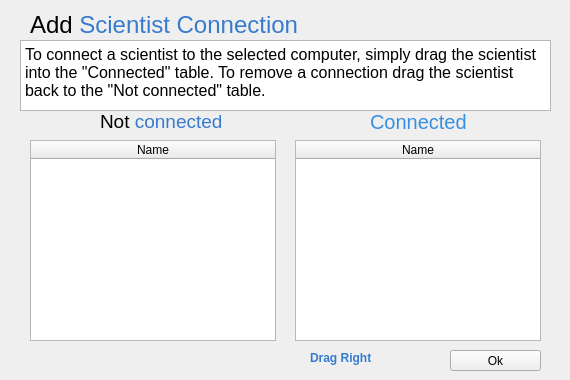
<?xml version="1.0" encoding="UTF-8"?>
<ui version="4.0">
 <class>ScientistConnectDialog</class>
 <widget class="QDialog" name="ScientistConnectDialog">
  <property name="geometry">
   <rect>
    <x>0</x>
    <y>0</y>
    <width>570</width>
    <height>380</height>
   </rect>
  </property>
  <property name="minimumSize">
   <size>
    <width>570</width>
    <height>380</height>
   </size>
  </property>
  <property name="windowTitle">
   <string>Add Scientist Connection Dialog</string>
  </property>
  <widget class="QWidget" name="gridLayoutWidget">
   <property name="geometry">
    <rect>
     <x>30</x>
     <y>140</y>
     <width>511</width>
     <height>201</height>
    </rect>
   </property>
   <layout class="QGridLayout" name="gridLayout_2">
    <item row="0" column="0">
     <widget class="DropTableWidget" name="tblUnconnectedScientists">
      <property name="acceptDrops">
       <bool>true</bool>
      </property>
      <property name="editTriggers">
       <set>QAbstractItemView::NoEditTriggers</set>
      </property>
      <property name="dragEnabled">
       <bool>true</bool>
      </property>
      <property name="dragDropMode">
       <enum>QAbstractItemView::DragDrop</enum>
      </property>
      <property name="defaultDropAction">
       <enum>Qt::IgnoreAction</enum>
      </property>
      <property name="selectionBehavior">
       <enum>QAbstractItemView::SelectRows</enum>
      </property>
      <attribute name="horizontalHeaderStretchLastSection">
       <bool>true</bool>
      </attribute>
      <column>
       <property name="text">
        <string>Name</string>
       </property>
       <property name="textAlignment">
        <set>AlignHCenter|AlignVCenter|AlignCenter</set>
       </property>
      </column>
     </widget>
    </item>
    <item row="0" column="1">
     <widget class="QLabel" name="label">
      <property name="text">
       <string/>
      </property>
     </widget>
    </item>
    <item row="0" column="2">
     <widget class="DropTableWidget" name="tblConnectedScientists">
      <property name="acceptDrops">
       <bool>true</bool>
      </property>
      <property name="editTriggers">
       <set>QAbstractItemView::NoEditTriggers</set>
      </property>
      <property name="dragEnabled">
       <bool>true</bool>
      </property>
      <property name="dragDropMode">
       <enum>QAbstractItemView::DragDrop</enum>
      </property>
      <property name="defaultDropAction">
       <enum>Qt::IgnoreAction</enum>
      </property>
      <property name="selectionBehavior">
       <enum>QAbstractItemView::SelectRows</enum>
      </property>
      <property name="columnCount">
       <number>1</number>
      </property>
      <attribute name="horizontalHeaderStretchLastSection">
       <bool>true</bool>
      </attribute>
      <column>
       <property name="text">
        <string>Name</string>
       </property>
      </column>
     </widget>
    </item>
   </layout>
  </widget>
  <widget class="QLabel" name="label_addComputerTitle">
   <property name="geometry">
    <rect>
     <x>30</x>
     <y>10</y>
     <width>376</width>
     <height>31</height>
    </rect>
   </property>
   <property name="text">
    <string>&lt;html&gt;&lt;head/&gt;&lt;body&gt;&lt;p&gt;&lt;span style=&quot; font-size:18pt;&quot;&gt;Add &lt;/span&gt;&lt;span style=&quot; font-size:18pt; color:#377bce;&quot;&gt;Scientist&lt;/span&gt;&lt;span style=&quot; font-size:18pt; color:#377bce;&quot;&gt; Connection&lt;/span&gt;&lt;/p&gt;&lt;/body&gt;&lt;/html&gt;</string>
   </property>
  </widget>
  <widget class="QTextBrowser" name="textBrowser">
   <property name="geometry">
    <rect>
     <x>20</x>
     <y>40</y>
     <width>531</width>
     <height>71</height>
    </rect>
   </property>
   <property name="html">
    <string>&lt;!DOCTYPE HTML PUBLIC &quot;-//W3C//DTD HTML 4.0//EN&quot; &quot;http://www.w3.org/TR/REC-html40/strict.dtd&quot;&gt;
&lt;html&gt;&lt;head&gt;&lt;meta name=&quot;qrichtext&quot; content=&quot;1&quot; /&gt;&lt;style type=&quot;text/css&quot;&gt;
p, li { white-space: pre-wrap; }
&lt;/style&gt;&lt;/head&gt;&lt;body style=&quot; font-family:'MS Shell Dlg 2'; font-size:8.25pt; font-weight:400; font-style:normal;&quot;&gt;
&lt;p style=&quot; margin-top:0px; margin-bottom:0px; margin-left:0px; margin-right:0px; -qt-block-indent:0; text-indent:0px;&quot;&gt;&lt;span style=&quot; font-family:'.Lucida Grande UI'; font-size:12pt;&quot;&gt;To connect a scientist to the selected computer, simply drag the scientist into the &amp;quot;Connected&amp;quot; table. To remove a connection drag the scientist back to the &amp;quot;Not connected&amp;quot; table.&lt;/span&gt;&lt;/p&gt;&lt;/body&gt;&lt;/html&gt;</string>
   </property>
  </widget>
  <widget class="QLabel" name="label_addComputerTitle_2">
   <property name="geometry">
    <rect>
     <x>100</x>
     <y>110</y>
     <width>141</width>
     <height>22</height>
    </rect>
   </property>
   <property name="text">
    <string>&lt;html&gt;&lt;head/&gt;&lt;body&gt;&lt;p&gt;&lt;span style=&quot; font-size:14pt;&quot;&gt;Not &lt;/span&gt;&lt;span style=&quot; font-size:14pt; color:#377bce;&quot;&gt;connected&lt;/span&gt;&lt;/p&gt;&lt;/body&gt;&lt;/html&gt;</string>
   </property>
  </widget>
  <widget class="QLabel" name="label_addComputerTitle_3">
   <property name="geometry">
    <rect>
     <x>370</x>
     <y>110</y>
     <width>141</width>
     <height>22</height>
    </rect>
   </property>
   <property name="text">
    <string>&lt;html&gt;&lt;head/&gt;&lt;body&gt;&lt;p&gt;&lt;span style=&quot; font-size:15pt; color:#3690df;&quot;&gt;Connected&lt;/span&gt;&lt;/p&gt;&lt;/body&gt;&lt;/html&gt;</string>
   </property>
  </widget>
  <widget class="QPushButton" name="pushButton_Ok">
   <property name="geometry">
    <rect>
     <x>450</x>
     <y>350</y>
     <width>91</width>
     <height>21</height>
    </rect>
   </property>
   <property name="text">
    <string>Ok</string>
   </property>
   <property name="autoDefault">
    <bool>false</bool>
   </property>
  </widget>
  <widget class="QLabel" name="label_3">
   <property name="geometry">
    <rect>
     <x>310</x>
     <y>350</y>
     <width>71</width>
     <height>16</height>
    </rect>
   </property>
   <property name="text">
    <string>&lt;html&gt;&lt;head/&gt;&lt;body&gt;&lt;p&gt;&lt;span style=&quot; font-weight:600; color:#377bce;&quot;&gt;Drag Right&lt;/span&gt;&lt;/p&gt;&lt;/body&gt;&lt;/html&gt;</string>
   </property>
  </widget>
  <widget class="QLabel" name="label_2">
   <property name="geometry">
    <rect>
     <x>270</x>
     <y>340</y>
     <width>31</width>
     <height>31</height>
    </rect>
   </property>
   <property name="text">
    <string/>
   </property>
   <property name="pixmap">
    <pixmap resource="../bin.qrc">:/pictures/pictures/Drag-Right-512.png</pixmap>
   </property>
   <property name="scaledContents">
    <bool>true</bool>
   </property>
  </widget>
 </widget>
 <customwidgets>
  <customwidget>
   <class>DropTableWidget</class>
   <extends>QTableWidget</extends>
   <header location="global">widgets/droptablewidget.h</header>
  </customwidget>
 </customwidgets>
 <resources>
  <include location="../bin.qrc"/>
 </resources>
 <connections/>
</ui>
